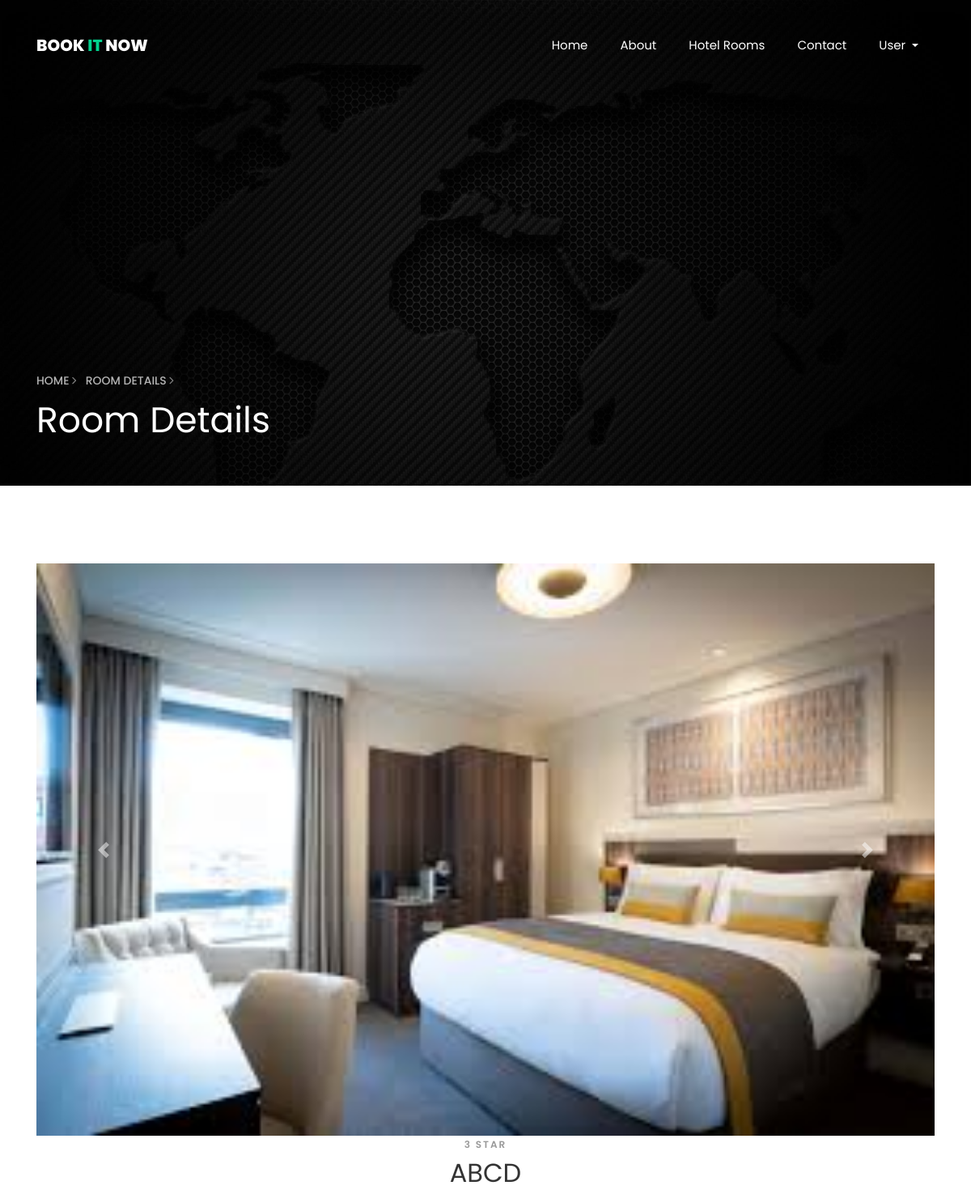
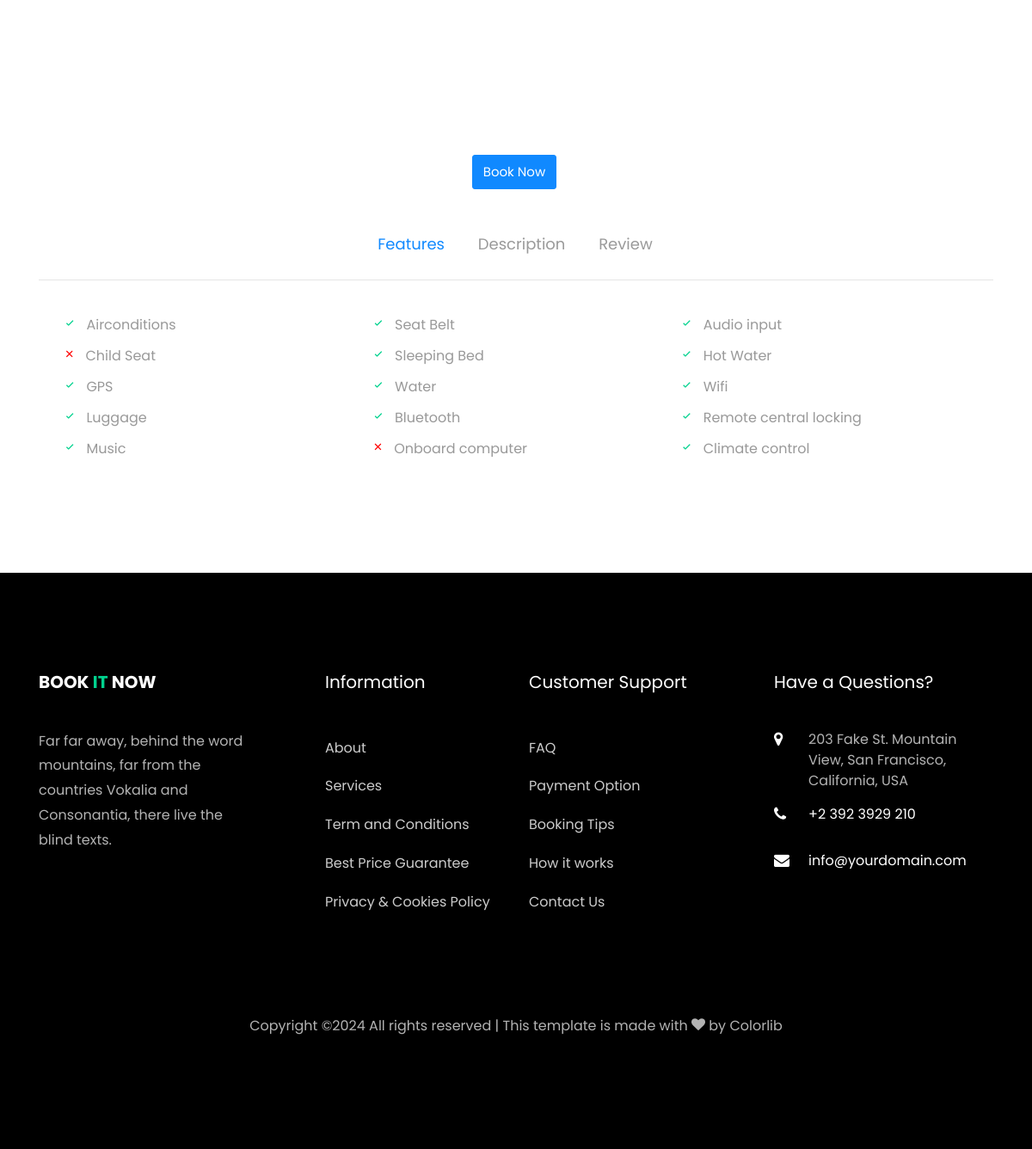
The app's page /room_details/2/ with its own data (2 pictures, top to bottom).
### home/models.py (models this page shows, shortened)
class RoomImages(models.Model):
    room = models.ForeignKey(Room, on_delete=models.CASCADE, related_name= 'images')
    image = models.ImageField(upload_to='room_images/')

class Room(models.Model):
    BED_TYPE_CHOICES = [
        ('SINGLE', 'Single Bed'),
        ('DOUBLE', 'Double Bed'),
        ('SUITE', 'Suite'),
        ('DELUXE', 'Deluxe'),
        ('KING', 'King Size Bed'),
        ('QUEEN', 'Queen Size Bed'),
    ]
    AC_CHOICES = [
        ('AC', 'AC'),
        ('NON_AC', 'Non-AC')
    ]
    hotel = models.ForeignKey(Hotel, on_delete=models.CASCADE, related_name='rooms')
    category = models.CharField(max_length=20, choices=BED_TYPE_CHOICES, default='SINGLE')
    ac_type = models.CharField(max_length=6, choices=AC_CHOICES, default='AC')
    is_available = models.BooleanField(default=True)
    base_price = models.DecimalField(max_digits=8, decimal_places=2)
    total_rooms = models.PositiveIntegerField(default=0)
    available_rooms = models.PositiveIntegerField(default=0)

class Hotel(models.Model):
    HOTEL_STAR_CHOICES = [
        ('1', '1 Star'),
        ('2', '2 Star'),
        ('3', '3 Star'),
        ('4', '4 Star'),
        ('5', '5 Star'),
    ]
    hotel_name = models.CharField(max_length=100)
    category = models.CharField(max_length=10, choices=HOTEL_STAR_CHOICES, default='3')
    address = models.CharField(max_length=255)
    description = models.TextField()

### home/views.py (the view)
# urls.py: path('room_details/<int:id>/', views.room_details, name='room_details'),
def room_details(request, id):
    room = get_object_or_404(Room, id=id)
    room_images = room.images.all()
    related_rooms = Room.objects.all()
    context = {
        'room': room,
        'room_images': room_images,
        'related_rooms': related_rooms
    }
    return render(request, 'room-single.html', context)

### templates/room-single.html (shortened to what this page needs)
{% extends 'base.html' %}
{% load static %}
{% block start %}
    <section class="hero-wrap hero-wrap-2 js-fullheight" style="background-image: url({% static 'images/banner-2.jpg' %});" data-stellar-background-ratio="0.5">
      <div class="overlay"></div>
      <div class="container">
        <div class="row no-gutters slider-text js-fullheight align-items-end justify-content-start">
          <div class="col-md-9 ftco-animate pb-5">
          	<p class="breadcrumbs"><span class="mr-2"><a href="{% url 'home' %}">Home <i class="ion-ios-arrow-forward"></i></a></span> <span>Room details <i class="ion-ios-arrow-forward"></i></span></p>
            <h1 class="mb-3 bread">Room Details</h1>
          </div>
        </div>
      </div>
    </section>
	<section class="ftco-section ftco-car-details">
      <div class="container">
      	<div class="row justify-content-center">
      		<div class="col-md-12">
      			<div class="car-details">
      				<div class="text text-center">
						<div id="roomImagesCarousel" class="carousel slide" data-ride="carousel">
							<div class="carousel-inner">
							  {% if room_images %}
								  {% for image in room_images %}
									  <div class="carousel-item {% if forloop.first %}active{% endif %}">
										  <img src="{{ image.image.url }}" class="d-block w-100" alt="Room image">
									  </div>
								  {% endfor %}
							  {% else %}
								  <div class="carousel-item active">
									  <img src="{% static 'images/default.jpg' %}" class="d-block w-100" alt="Default room image">
								  </div>
							  {% endif %}
							</div>
							<a class="carousel-control-prev" href="#roomImagesCarousel" role="button" data-slide="prev">
							  <span class="carousel-control-prev-icon" aria-hidden="true"></span>
							</a>
							<a class="carousel-control-next" href="#roomImagesCarousel" role="button" data-slide="next">
							  <span class="carousel-control-next-icon" aria-hidden="true"></span>
							</a>
						  </div>
      					<span class="subheading">{{room.hotel.category}} Star</span>
      					<h2>{{room.hotel.hotel_name}}</h2>
      				</div>
      			</div>
      		</div>
      	</div>
      	<div class="row">
      	</div>
		  <div class="row justify-content-center">
			<div class="col-md-12">
				<div class="car-details d-flex justify-content-center align-items-center">
					<div class="text text-center">
						<p class="d-flex justify-content-center mb-0 d-block">
							{% if room.is_available %}
								<a href="{% url 'book_room' room.id %}" class="btn btn-primary py-2 mr-1">Book Now</a>
							{% else %}
								<button class="btn btn-danger py-2 mr-1" disabled>Not Available</button>
							{% endif %}
						</p>
					</div>
				</div>
			</div>
		  </div>
      	<div class="row">
      		<div class="col-md-12 pills">
						<div class="bd-example bd-example-tabs">
							<div class="d-flex justify-content-center">
							  <ul class="nav nav-pills mb-3" id="pills-tab" role="tablist">
							    <li class="nav-item">
							      <a class="nav-link active" id="pills-description-tab" data-toggle="pill" href="#pills-description" role="tab" aria-controls="pills-description" aria-expanded="true">Features</a>
							    </li>
							    <li class="nav-item">
							      <a class="nav-link" id="pills-manufacturer-tab" data-toggle="pill" href="#pills-manufacturer" role="tab" aria-controls="pills-manufacturer" aria-expanded="true">Description</a>
							    </li>
							    <li class="nav-item">
							      <a class="nav-link" id="pills-review-tab" data-toggle="pill" href="#pills-review" role="tab" aria-controls="pills-review" aria-expanded="true">Review</a>
							    </li>
							  </ul>
							</div>
						  <div class="tab-content" id="pills-tabContent">
						    <div class="tab-pane fade show active" id="pills-description" role="tabpanel" aria-labelledby="pills-description-tab">
						    	<div class="row">
						    		<div class="col-md-4">
						    			<ul class="features">
						    				<li class="check"><span class="ion-ios-checkmark"></span>Airconditions</li>
						    				<li class="remove"><span class="ion-ios-close"></span>Child Seat</li>
						    				<li class="check"><span class="ion-ios-checkmark"></span>GPS</li>
						    				<li class="check"><span class="ion-ios-checkmark"></span>Luggage</li>
						    				<li class="check"><span class="ion-ios-checkmark"></span>Music</li>
						    			</ul>
						    		</div>
						    		<div class="col-md-4">
						    			<ul class="features">
						    				<li class="check"><span class="ion-ios-checkmark"></span>Seat Belt</li>
						    				<li class="check"><span class="ion-ios-checkmark"></span>Sleeping Bed</li>
						    				<li class="check"><span class="ion-ios-checkmark"></span>Water</li>
						    				<li class="check"><span class="ion-ios-checkmark"></span>Bluetooth</li>
						    				<li class="remove"><span class="ion-ios-close"></span>Onboard computer</li>
						    			</ul>
						    		</div>
						    		<div class="col-md-4">
						    			<ul class="features">
						    				<li class="check"><span class="ion-ios-checkmark"></span>Audio input</li>
						    				<li class="check"><span class="ion-ios-checkmark"></span>Hot Water</li>
						    				<li class="check"><span class="ion-ios-checkmark"></span>Wifi</li>
						    				<li class="check"><span class="ion-ios-checkmark"></span>Remote central locking</li>
						    				<li class="check"><span class="ion-ios-checkmark"></span>Climate control</li>
						    			</ul>
						    		</div>
						    	</div>
						    </div>
						  </div>
						</div>
		      </div>
				</div>
      </div>
    </section>
{% endblock %}

### records on screen
RoomImages: image (picture)
Room: hotel.category "3", hotel.hotel_name "ABCD"
